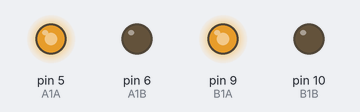
Bench run of a sketch on a simulated Arduino Uno, built with avr-gcc and run on an emulated ATmega328P. On the bench: output pins drawn as LEDs (lit = HIGH).

Above: at 0.05 s.
At 2.05 s:
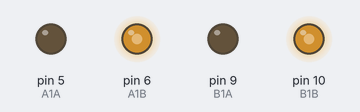
At 4.0 s:
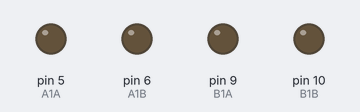
Timing chart, 0 to 5.2 s (numbered marks = the images above):
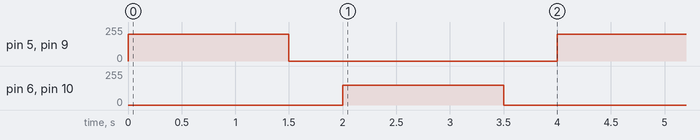

Measured:
- by itself, pin 5 (A1A), pin 9 (B1A): alternates 200/255 for 1.5 s and 0/255 for 2.5 s
- by itself, pin 6 (A1B), pin 10 (B1B): alternates 150/255 for 1.5 s and 0/255 for 2.5 s

The sketch:

l9110s_dual_motor.ino
```cpp
// snippet: l9110s_dual_motor
// tags: motor, l9110s, dual, dc, pwm, direction, robot, cheap, hg7881
// boards: avr, esp32, megaavr, nano33iot, romi32u4, rp2040
// library: none
// description: Drive two DC motors with L9110S (HG7881) dual H-bridge — no enable pin needed
// prompts: L9110S dual motor driver, HG7881 H-bridge, two DC motors cheap, robot drive L9110, dual H-bridge no enable

// Motor A: forward = A1A HIGH / A1B LOW, reverse = A1A LOW / A1B HIGH
const int A1A = 5;  // PWM
const int A1B = 6;  // PWM
const int B1A = 9;  // PWM
const int B1B = 10; // PWM

void motorA(int speed) {  // -255 to 255
  if (speed >= 0) { analogWrite(A1A, speed); analogWrite(A1B, 0); }
  else            { analogWrite(A1A, 0); analogWrite(A1B, -speed); }
}

void motorB(int speed) {
  if (speed >= 0) { analogWrite(B1A, speed); analogWrite(B1B, 0); }
  else            { analogWrite(B1A, 0); analogWrite(B1B, -speed); }
}

void setup() {
  pinMode(A1A, OUTPUT); pinMode(A1B, OUTPUT);
  pinMode(B1A, OUTPUT); pinMode(B1B, OUTPUT);
}

void loop() {
  motorA(200); motorB(200); delay(1500);  // forward
  motorA(0);   motorB(0);   delay(500);   // stop
  motorA(-150); motorB(-150); delay(1500); // reverse
  motorA(0);   motorB(0);   delay(500);
}
```
